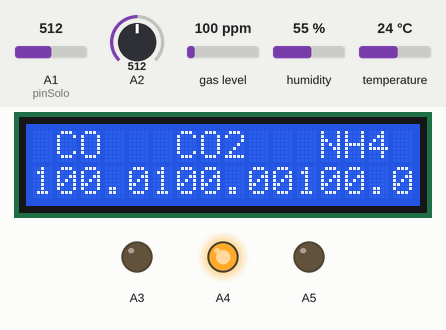
This sketch was run on a simulated Arduino Uno, built with avr-gcc and run on an emulated ATmega328P. Shown: 16×2 character LCD, output pins drawn as LEDs (lit = HIGH). Inputs (shaded band) come from the test bench; at power-on: temperature 24 °C, A2 = 512, gas level 100 ppm, A1 (pinSolo) = 512, humidity 55 %. What the sketch prints to the serial monitor is not drawn.

Above: at 1.2 s.
1.3 s: temperature set to 17 °C
6.4 s: temperature set to 14 °C
At 11.2 s:
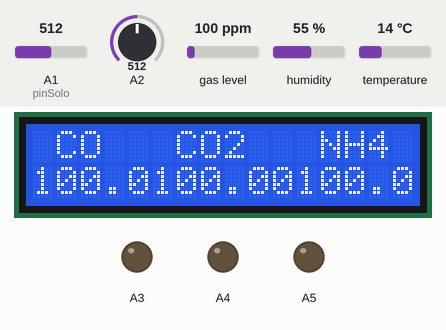
11.8 s: A2 set to 318
16.7 s: A2 set to 284
At 21.7 s:
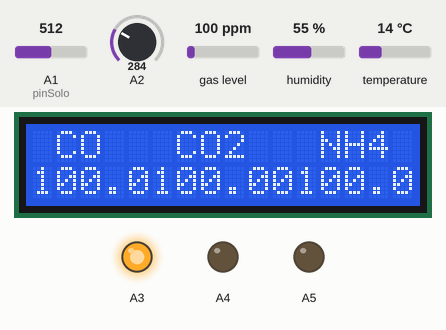
22.2 s: gas level set to 20 ppm
At 27.1 s:
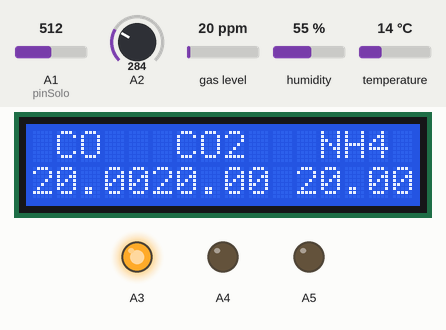
27.4 s: temperature set to 19 °C
At 32.0 s:
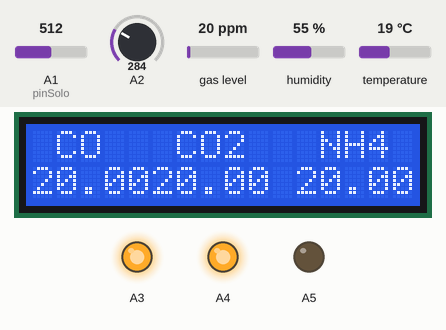
Timing chart, 0 to 33.5 s (numbered marks = the images above; inputs shaded):
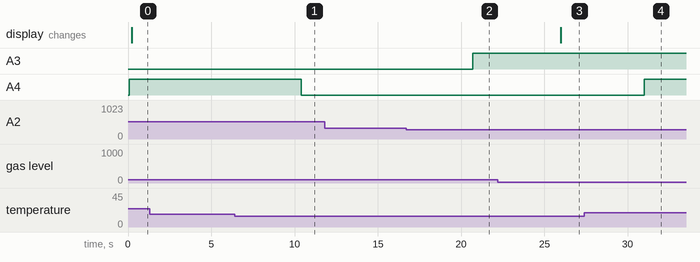

The sketch:

SmartGreenhouse.ino
```cpp
#include <LiquidCrystal.h>
#include <SoftwareSerial.h>
#include <DHT.h>
#define DHTTYPE DHT11
#define DHTPIN 4  //pin temperatura e humidade
//Qauliade do ar
#include <MQUnifiedsensor.h>
#define placa "Arduino UNO"
#define Voltage_Resolution 5
#define pin A0
#define type "MQ-135"
#define ADC_Bit_Resolution 10
#define RatioMQ135CleanAir 3.6//RS / R0 = 3.6 ppm
//Humidade do solo
#define pinSolo A1

SoftwareSerial comS(0,1);

DHT dht(DHTPIN, DHTTYPE);
MQUnifiedsensor MQ135(placa, Voltage_Resolution, ADC_Bit_Resolution, pin, type);

int vLDR = 0, huSolo = 0;
const int pinAlarme = 5;
float hum, temp, CO, CO2, NH4;
long dist = 0;
volatile bool alarme = false; //Inicializado a false pois o utilizador liga o alarme quando quiser
LiquidCrystal LCD(1, 10, 9, 8, 7, 6);

void setup() {
  Serial.begin(9600);
  //while(!Serial);
  comS.begin(19200);
  pinMode(2, OUTPUT); //pin echo ultrasound
  pinMode(3, INPUT);  //pin trig ultrasound
  //pinMode(7, OUTPUT);
  pinMode(A0, INPUT);
  pinMode(pinSolo, INPUT);
  pinMode(A2, INPUT);
  pinMode(A3, OUTPUT);
  pinMode(A4, OUTPUT);
  pinMode(A5, OUTPUT);
  pinMode(10, OUTPUT);
  dht.begin();

  MQ135.setRegressionMethod(1);
  MQ135.init();
  Serial.print("Calibrating please wait.");
  float calcR0 = 0;
  for(int i = 1; i<=10; i ++)
  {
    MQ135.update();
    calcR0 += MQ135.calibrate(RatioMQ135CleanAir);
    Serial.print(".");
  }
  MQ135.setR0(calcR0/10);
  Serial.println("  done!.");

  if(isinf(calcR0)) {Serial.println("Warning: Conection issue founded, R0 is infite (Open circuit detected) please check your wiring and supply"); while(1);}
  if(calcR0 == 0){Serial.println("Warning: Conection issue founded, R0 is zero (Analog pin with short circuit to ground) please check your wiring and supply"); while(1);}
  attachInterrupt(digitalPinToInterrupt(pinAlarme), intruso, RISING);
  LCD.begin(16, 2);
}

void loop()
{
  if(alarme != false)
  {
    hum = dht.readHumidity();
    temp = dht.readTemperature();
    //Verifica se houve error
    if (isnan(hum) || isnan(temp)) {
      Serial.println(F("Falha ao ler o sensor"));
      return;
    }

    MQ135.update();

    MQ135.setA(605.18); MQ135.setB(-3.937); // Configurate the ecuation values to get CO concentration
    CO = MQ135.readSensor(); // Sensor will read PPM concentration using the model and a and b values setted before or in the setup

    MQ135.setA(110.47); MQ135.setB(-2.862); // Configurate the ecuation values to get CO2 concentration
    CO2 = MQ135.readSensor(); // Sensor will read PPM concentration using the model and a and b values setted before or in the setup

    MQ135.setA(102.2 ); MQ135.setB(-2.473); // Configurate the ecuation values to get NH4 concentration
    NH4 = MQ135.readSensor(); // Sensor will read PPM concentration using the model and a and b values setted before or in the setup

    huSolo = analogRead(pinSolo);

    vLDR = analogRead(A2);

    qual();
    temper();
    rega();
    lum();

    digitalWrite(2, LOW);
    delayMicroseconds(2);
    digitalWrite(2, HIGH);
    delayMicroseconds(10);
    digitalWrite(2, LOW);

    dist = (pulseIn(3, HIGH) /29 /2);

    comS.print(CO);
    comS.print(CO2);
    comS.print(NH4);
    comS.print(temp);
    comS.print(huSolo);
    comS.print(vLDR);
     if(dist > 5)
     {
      comS.print("Detetado intruzo");
      LCD.clear();
      LCD.print("Detetado intruzo");
     }
       Serial.print("Luminosidade: ");
  Serial.println(vLDR);
  Serial.print("Humidade: ");
  Serial.print(hum);
  Serial.println("%");
  Serial.print("Temperatura: ");
  Serial.print(temp);
  Serial.println("ºC");
  Serial.print("Humidade do solo: ");
  Serial.print(huSolo);
  Serial.println("|    CO    |    CO2   |    NH4    |");
  Serial.print("|   "); Serial.print(CO);
  Serial.print("   |   "); Serial.print(CO2);
  Serial.print("   |   "); Serial.print(NH4);
  Serial.println("   |");
  Serial.println(dist);

     LCD.clear();
    LCD.print(" CO   CO2   NH4");
    LCD.setCursor(0, 1);
    LCD.print("           ");
    LCD.setCursor(0, 1);
    LCD.print(CO);
    LCD.setCursor(5, 1);
    LCD.print(CO2);
    LCD.setCursor(11, 1);
    LCD.print(NH4);
  }
  else
  {
    hum = dht.readHumidity();
    temp = dht.readTemperature();
    //Verifica se houve error
    if (isnan(hum) || isnan(temp)) {
      Serial.println(F("Falha ao ler o sensor"));
      return;
    }

    MQ135.update();

    MQ135.setA(605.18); MQ135.setB(-3.937); // Configurate the ecuation values to get CO concentration
    CO = MQ135.readSensor(); // Sensor will read PPM concentration using the model and a and b values setted before or in the setup

    MQ135.setA(110.47); MQ135.setB(-2.862); // Configurate the ecuation values to get CO2 concentration
    CO2 = MQ135.readSensor(); // Sensor will read PPM concentration using the model and a and b values setted before or in the setup

    MQ135.setA(102.2 ); MQ135.setB(-2.473); // Configurate the ecuation values to get NH4 concentration
    NH4 = MQ135.readSensor(); // Sensor will read PPM concentration using the model and a and b values setted before or in the setup

    huSolo = analogRead(pinSolo);

    vLDR = analogRead(A2);

    qual();
    temper();
    rega();
    lum();

    comS.print(CO);
    comS.print(CO2);
    comS.print(NH4);
    comS.print(temp);
    comS.print(huSolo);
    comS.print(vLDR);

    Serial.print("Luminosidade: ");
  Serial.println(vLDR);
  Serial.print("Humidade: ");
  Serial.print(hum);
  Serial.println("%");
  Serial.print("Temperatura: ");
  Serial.print(temp);
  Serial.println("ºC");
  Serial.print("Humidade do solo: ");
  Serial.print(huSolo);
  Serial.println("|    CO    |    CO2   |    NH4    |");
  Serial.print("|   "); Serial.print(CO);
  Serial.print("   |   "); Serial.print(CO2);
  Serial.print("   |   "); Serial.print(NH4);
  Serial.println("   |");
  Serial.println(" ");

     LCD.clear();
    LCD.print(" CO   CO2   NH4");
    LCD.setCursor(0, 1);
    LCD.print("           ");
    LCD.setCursor(0, 1);
    LCD.print(CO);
    LCD.setCursor(5, 1);
    LCD.print(CO2);
    LCD.setCursor(11, 1);
    LCD.print(NH4);
  }
  delay(5000);
}

void qual()
{
  if((CO >= 4) || (CO2 >= 3) || (NH4 >= 4))
  {
    digitalWrite(A4, HIGH);
  }
  else
  {
    digitalWrite(A4, LOW);
  }
}

void temper()
{
  if(temp >= 16)
  {
    digitalWrite(A4, HIGH);
  }
  else
  {
    digitalWrite(A4, LOW);
  }
}

void rega()
{
  if(huSolo >= 1015){
    digitalWrite(A5, HIGH);
  }
  else{
    digitalWrite(A5, LOW);
  }
}

void lum()
{
  if(vLDR <= 300){
    digitalWrite(A3, HIGH);
  }
  else
  {
    digitalWrite(A3, LOW);
  }
}

void intruso()
{
  alarme = !alarme;
}
```

Measured:
- the behaviour switches between 16 and 15 °C on temperature (found by bisection; images 0 and 1)
- the behaviour switches between 301 and 300 on A2 (found by bisection; images 1 and 2)
- after the input at 1.3 s, every drawn part: stays the same
- after the input at 6.4 s, A4: HIGH → LOW after 4.0 s
- after the input at 16.7 s, A3: LOW → HIGH after 4.0 s
- after the input at 22.2 s, the display: changes after 3.8 s (image 3)
- after the input at 27.4 s, A4: LOW → HIGH after 3.6 s
